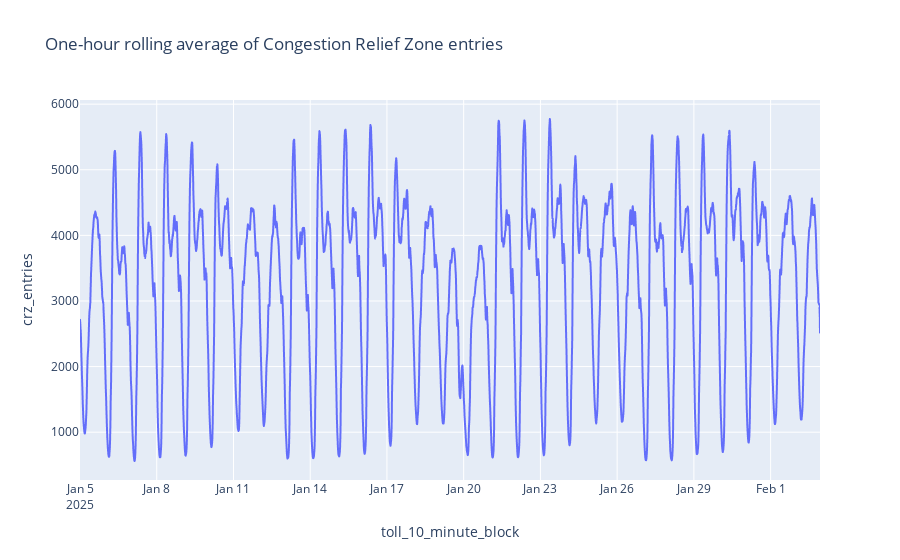

Source (notebook cell):
### Markdown cell above
## Rolling average

### Code cell
entries_by_10_min_rolling = entries_by_10_min.rolling(
    "1h", on="toll_10_minute_block"
).mean()

fig = px.line(
    entries_by_10_min_rolling,
    x="toll_10_minute_block",
    y="crz_entries",
    title="One-hour rolling average of Congestion Relief Zone entries",
)
fig.show()

### Figure 1 — Plotly figure (JSON) as saved in the notebook; plotly's stock layout.template omitted (floating-point values rounded to 4 significant figures; data arrays with more than 128 entries replaced by an {"elided": "..."} marker saying what was removed)
{"data": [{"hovertemplate": "toll_10_minute_block=%{x}<br>crz_entries=%{y}<extra></extra>", "legendgroup": "", "line": {"color": "#636efa", "dash": "solid"}, "marker": {"symbol": "circle"}, "mode": "lines", "name": "", "showlegend": false, "type": "scattergl", "x": {"elided": "4167 str values"}, "xaxis": "x", "y": {"elided": "4167 float values"}, "yaxis": "y"}], "layout": {"legend": {"tracegroupgap": 0}, "title": {"text": "One-hour rolling average of Congestion Relief Zone entries"}, "xaxis": {"anchor": "y", "domain": [0.0, 1.0], "title": {"text": "toll_10_minute_block"}}, "yaxis": {"anchor": "x", "domain": [0.0, 1.0], "title": {"text": "crz_entries"}}}}
